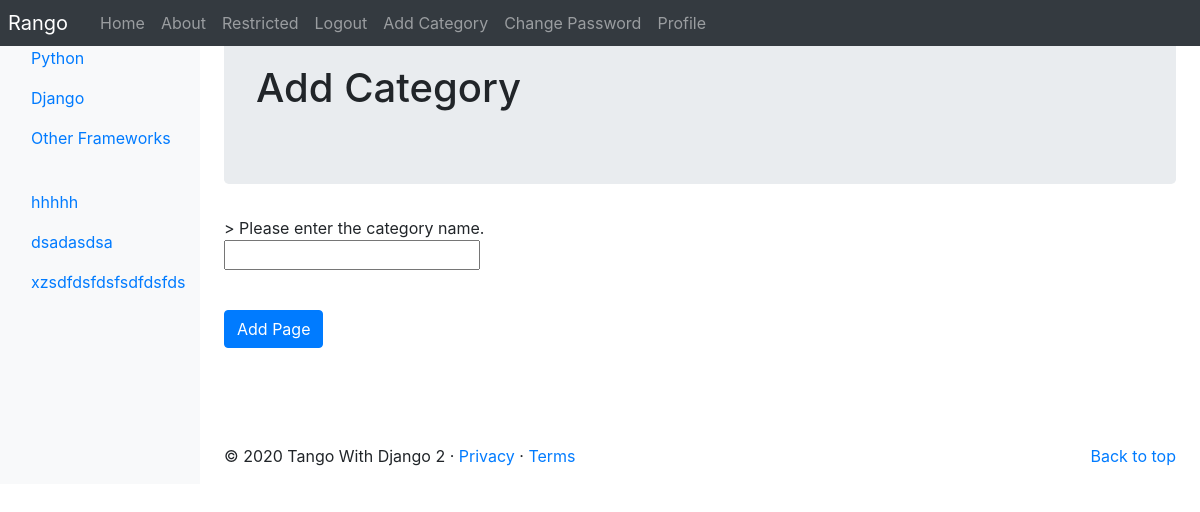
Page /rango/add_category/ (signed in) on the committed database.
### rango/models.py (models this page shows, shortened)
class Category(models.Model):
    name = models.CharField(max_length=128, unique=True)
    views = models.IntegerField(default=0)
    likes = models.IntegerField(default=0)
    slug = models.SlugField(blank=True, unique=True)
    class Meta:
        verbose_name_plural = "Categories"

### rango/views.py (the view, shortened to what this page needs)
# urls.py: path('add_category/',
@login_required()
def add_category(request):
    form = CategoryForm()
    return render(request, 'rango/add_category.html', {"form": form})

### rango/forms.py
class CategoryForm(forms.ModelForm):
    name = forms.CharField(max_length=128,
                           help_text="Please enter the category name.")
    views = forms.IntegerField(widget=forms.HiddenInput(), initial=0)
    likes = forms.IntegerField(widget=forms.HiddenInput(), initial=0)
    slug = forms.CharField(widget=forms.HiddenInput(), required=False)
    class Meta:
        model = Category
        fields = ("name",)

### rango/templatetags/rango_template_tags.py (called while the page is built)
@register.inclusion_tag('rango/cats.html')
def get_category_list(cat=None):
    return {'cats': Category.objects.all(), 'act_cat': cat}

### templates/rango/add_category.html (shortened to what this page needs)
{% extends '../base.html' %}
{% block body_block %}
    <div class="jumbotron">
        <div class=”container”>
            <h1 class=”jumbotron-heading”>Add Category </h1>
        </div>
    </div>
    <div class="container">
        <div class="row">
            <form role="form" id="category_form" method="post"  action="{% url 'rango:add_category' %}">>
                {% for field in form.visible_fields %}
                    {{ field.help_text }}<br/>
                    {{ field }}<br/>
                    <div class="p-2"></div>
                {% endfor %}
                <br/>
                <button class="btn btn-primary"
                        type="submit" name="submit">
                    Add Page
                </button>
                <div class="p-5"></div>
            </form>
        </div>
    </div>
{% endblock %}

### templates/rango/cats.html (shortened to what this page needs)
<ul class="nav flex-column">
    {% if cats %}
        {% for c in cats %}
            {% if c == act_cat %}
                <li class="nav-item">
                    <a class="nav-link active" href="{% url 'rango:show_category' c.slug %}">
                        <span data-feather="archive"></span>
                        {{ c.name }}</a>
                </li>
            {% else %}
                <li class="nav-item">
                    <a class="nav-link" href="{% url 'rango:show_category' c.slug %}">
                        {{ c.name }}</a>
                </li>
            {% endif %}
        {% endfor %}
    {% else %}
        <li class="nav-item">No Categories Yet!</li>
    {% endif %}
</ul>

### rows in the picture
Category: name "Python"
Category: name "Django"
Category: name "Other Frameworks"
Category: name "hhhhh"
Category: name "dsadasdsa"
Category: name "xzsdfdsfdsfsdfdsfds"

### other values in the picture
{{ field.help_text }} "Please enter the category name."
